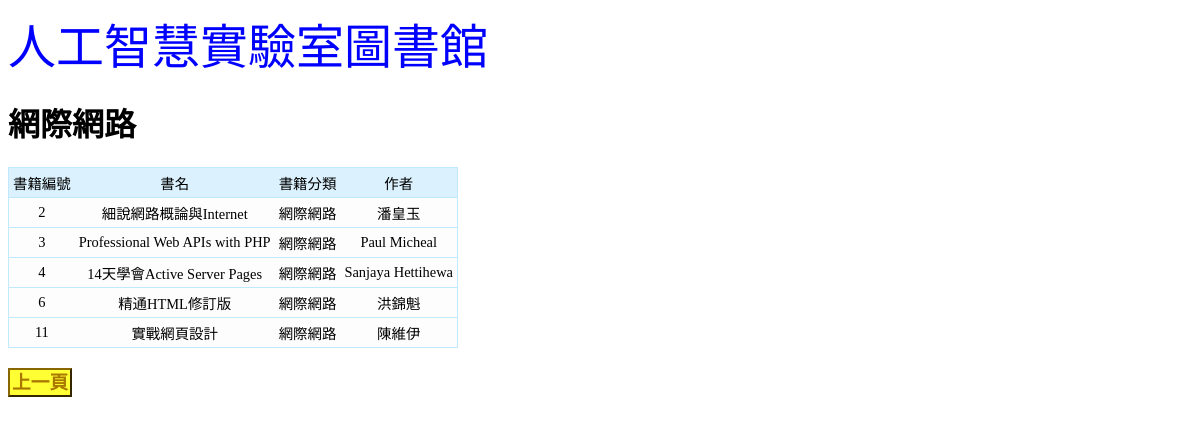
The page /searchNet1.php on the database its author committed.
### tables this page shows
CREATE TABLE `books` (
  `bookid` int(11) NOT NULL,
  `bookname` text NOT NULL,
  `category` text NOT NULL,
  `author` text DEFAULT NULL,
  `userid` int(11) DEFAULT NULL,
  `duedate` datetime DEFAULT NULL
);

### searchNet1.php (the view, shortened to what this page needs)
<html>
	<head><title>AILab Library</title>
		<font size = 7 face="標楷體" color = blue>人工智慧實驗室圖書館<br></font>
	</head>
	<body background="images.jpg">
	<h1>網際網路</h1>
<?php
	$host = 'localhost';
	$user = 'root';
	$passwd = '';
	$database = 'books';
	$link = mysqli_connect($host, $user, $passwd, $database);
	mysqli_select_db($link,$database);
	mysqli_query($link,"SET NAMES 'utf8';");
	$selectSql="SELECT * FROM books WHERE category = '網際網路'";
	$result = mysqli_query($link,$selectSql);
    echo "<table class = table4_1><tr align='center'>";
	    echo "<td>書籍編號</td>";
		echo "<td>書名</td>";
		echo "<td>書籍分類</td>";
		echo "<td>作者</td>";
        echo "</tr>";
    while($row=mysqli_fetch_row($result)) {
                echo "<tr align='center'>";
                for($j=0; $j<mysqli_num_fields($result)-2; $j++) {
                        echo "<td>$row[$j]</td>";
                }
    }echo "</table>";
?>
<h3><a href = "category1.php" class = "back">上一頁</a></h3>
	</body>
</html>

### searchNet1.php (style rules this page uses)
.back { text-decoration:none; text-decoration:none; color: #AA7700; PADDING-RIGHT: 2px; PADDING-LEFT: 2px; PADDING-BOTTOM: 2px; PADDING-TOP: 2px; background-color:#FFFF33; height: 20px; width: 120px; text-align: center; border: #886600; border-style: outset; border-top-width: 2px; border-right-width: 2px; border-bottom-width: 2px; border-left-width: 2px }
.table4_1,.table4_1 th,.table4_1 td { font-size:0.95em; text-align:center; padding:4px; border-collapse:collapse; }
.table4_1 th,.table4_1 td { border: 1px solid #c1e9fe; border-width:1px 0 1px 0 }
.table4_1 tr { border: 1px solid #c1e9fe; }
.table4_1 tr:nth-child(odd) { background-color:#dbf2fe; }
.table4_1 tr:nth-child(even) { background-color:#fdfdfd; }

### rows shown on the page
books: bookid "2", bookname "細說網路概論與Internet", category "網際網路", author "潘皇玉"
books: bookid "3", bookname "Professional Web APIs with PHP", category "網際網路", author "Paul Micheal"
books: bookid "4", bookname "14天學會Active Server Pages", category "網際網路", author "Sanjaya Hettihewa"
books: bookid "6", bookname "精通HTML修訂版", category "網際網路", author "洪錦魁"
books: bookid "11", bookname "實戰網頁設計", category "網際網路", author "陳維伊"
